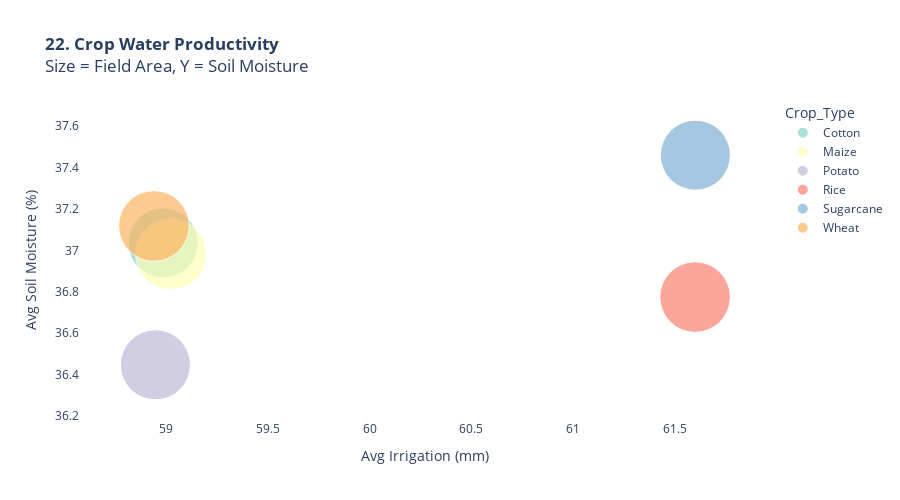

The code cell stored with this chart in its notebook:
### Markdown cell above
## *22. Crop Water Productivity*

### Code cell
print("\n22. Crop Water Productivity...")

productivity = df.groupby('Crop_Type', observed=False).agg(
    Avg_Water_Used=('Previous_Irrigation_mm', 'mean'),
    Avg_Field_Size=('Field_Area_hectare', 'mean'),
    Avg_Soil_Moisture=('Soil_Moisture', 'mean')
).reset_index()

productivity['Water_Productivity'] = productivity['Avg_Soil_Moisture'] / (productivity['Avg_Water_Used'] + 1)

fig22 = px.scatter(productivity, x='Avg_Water_Used', y='Avg_Soil_Moisture',
                   size='Avg_Field_Size', color='Crop_Type',
                   color_discrete_map=crop_color_map, size_max=50,
                   title='<b>22. Crop Water Productivity</b><br>Size = Field Area, Y = Soil Moisture',
                   labels={'Avg_Water_Used': 'Avg Irrigation (mm)', 
                          'Avg_Soil_Moisture': 'Avg Soil Moisture (%)'})

fig22.update_layout(height=500, plot_bgcolor='white')
fig22.show()

### Figure 1 — Plotly figure (JSON) as saved in the notebook; plotly's stock layout.template omitted (floating-point values rounded to 4 significant figures)
{"data": [{"hovertemplate": "Crop_Type=Cotton<br>Avg Irrigation (mm)=%{x}<br>Avg Soil Moisture (%)=%{y}<br>Avg_Field_Size=%{marker.size}<extra></extra>", "legendgroup": "Cotton", "marker": {"color": "rgb(141,211,199)", "size": [7.522], "sizemode": "area", "sizeref": 0.003071, "symbol": "circle"}, "mode": "markers", "name": "Cotton", "orientation": "v", "showlegend": true, "type": "scatter", "x": [58.98], "xaxis": "x", "y": [37.04], "yaxis": "y"}, {"hovertemplate": "Crop_Type=Maize<br>Avg Irrigation (mm)=%{x}<br>Avg Soil Moisture (%)=%{y}<br>Avg_Field_Size=%{marker.size}<extra></extra>", "legendgroup": "Maize", "marker": {"color": "rgb(255,255,179)", "size": [7.677], "sizemode": "area", "sizeref": 0.003071, "symbol": "circle"}, "mode": "markers", "name": "Maize", "orientation": "v", "showlegend": true, "type": "scatter", "x": [59.02], "xaxis": "x", "y": [36.98], "yaxis": "y"}, {"hovertemplate": "Crop_Type=Potato<br>Avg Irrigation (mm)=%{x}<br>Avg Soil Moisture (%)=%{y}<br>Avg_Field_Size=%{marker.size}<extra></extra>", "legendgroup": "Potato", "marker": {"color": "rgb(190,186,218)", "size": [7.541], "sizemode": "area", "sizeref": 0.003071, "symbol": "circle"}, "mode": "markers", "name": "Potato", "orientation": "v", "showlegend": true, "type": "scatter", "x": [58.95], "xaxis": "x", "y": [36.45], "yaxis": "y"}, {"hovertemplate": "Crop_Type=Rice<br>Avg Irrigation (mm)=%{x}<br>Avg Soil Moisture (%)=%{y}<br>Avg_Field_Size=%{marker.size}<extra></extra>", "legendgroup": "Rice", "marker": {"color": "rgb(251,128,114)", "size": [7.635], "sizemode": "area", "sizeref": 0.003071, "symbol": "circle"}, "mode": "markers", "name": "Rice", "orientation": "v", "showlegend": true, "type": "scatter", "x": [61.6], "xaxis": "x", "y": [36.77], "yaxis": "y"}, {"hovertemplate": "Crop_Type=Sugarcane<br>Avg Irrigation (mm)=%{x}<br>Avg Soil Moisture (%)=%{y}<br>Avg_Field_Size=%{marker.size}<extra></extra>", "legendgroup": "Sugarcane", "marker": {"color": "rgb(128,177,211)", "size": [7.534], "sizemode": "area", "sizeref": 0.003071, "symbol": "circle"}, "mode": "markers", "name": "Sugarcane", "orientation": "v", "showlegend": true, "type": "scatter", "x": [61.6], "xaxis": "x", "y": [37.46], "yaxis": "y"}, {"hovertemplate": "Crop_Type=Wheat<br>Avg Irrigation (mm)=%{x}<br>Avg Soil Moisture (%)=%{y}<br>Avg_Field_Size=%{marker.size}<extra></extra>", "legendgroup": "Wheat", "marker": {"color": "rgb(253,180,98)", "size": [7.674], "sizemode": "area", "sizeref": 0.003071, "symbol": "circle"}, "mode": "markers", "name": "Wheat", "orientation": "v", "showlegend": true, "type": "scatter", "x": [58.94], "xaxis": "x", "y": [37.12], "yaxis": "y"}], "layout": {"height": 500, "legend": {"itemsizing": "constant", "title": {"text": "Crop_Type"}, "tracegroupgap": 0}, "plot_bgcolor": "white", "title": {"text": "<b>22. Crop Water Productivity</b><br>Size = Field Area, Y = Soil Moisture"}, "xaxis": {"anchor": "y", "domain": [0, 1], "title": {"text": "Avg Irrigation (mm)"}}, "yaxis": {"anchor": "x", "domain": [0, 1], "title": {"text": "Avg Soil Moisture (%)"}}}}
